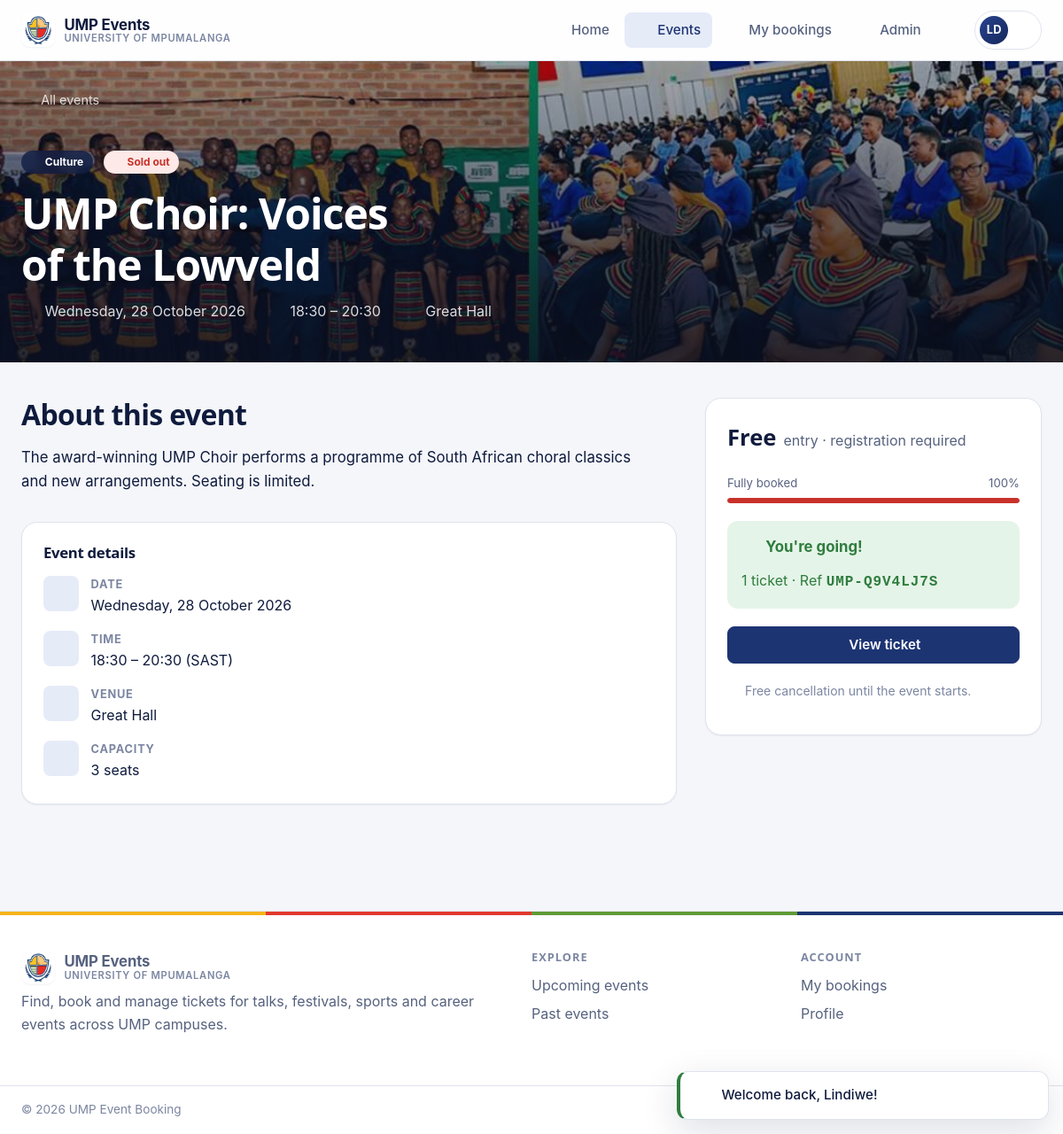
The page /events/ump-choir-voices-of-the-lowveld (signed in) on the database its author committed.
### tables this page shows
CREATE TABLE `users` (
  `id`            INT UNSIGNED NOT NULL AUTO_INCREMENT,
  `full_name`     VARCHAR(100) NOT NULL,
  `email`         VARCHAR(120) NOT NULL,
  `password_hash` VARCHAR(255) NOT NULL,
  `role`          ENUM('user', 'admin') NOT NULL DEFAULT 'user',
  `created_at`    DATETIME NOT NULL DEFAULT CURRENT_TIMESTAMP,
  `updated_at`    DATETIME NOT NULL DEFAULT CURRENT_TIMESTAMP ON UPDATE CURRENT_TIMESTAMP,
  PRIMARY KEY (`id`),
  UNIQUE KEY `users_email_unique` (`email`)
);

CREATE TABLE `events` (
  `id`          INT UNSIGNED NOT NULL AUTO_INCREMENT,
  `title`       VARCHAR(150) NOT NULL,
  `slug`        VARCHAR(170) NOT NULL,
  `description` TEXT NOT NULL,
  `category`    VARCHAR(30) NOT NULL DEFAULT 'social',
  `venue`       VARCHAR(120) NOT NULL,
  `starts_at`   DATETIME NOT NULL,
  `ends_at`     DATETIME NULL,
  `capacity`    INT UNSIGNED NOT NULL DEFAULT 100,
  `image_path`  VARCHAR(255) NULL,
  `status`      ENUM('published', 'draft', 'cancelled') NOT NULL DEFAULT 'published',
  `created_by`  INT UNSIGNED NULL,
  `created_at`  DATETIME NOT NULL DEFAULT CURRENT_TIMESTAMP,
  `updated_at`  DATETIME NOT NULL DEFAULT CURRENT_TIMESTAMP ON UPDATE CURRENT_TIMESTAMP,
  PRIMARY KEY (`id`),
  UNIQUE KEY `events_slug_unique` (`slug`),
  KEY `events_status_starts_at_index` (`status`, `starts_at`),
  CONSTRAINT `events_created_by_fk` FOREIGN KEY (`created_by`) REFERENCES `users` (`id`) ON DELETE SET NULL,
  CONSTRAINT `events_capacity_check` CHECK (`capacity` > 0)
);

CREATE TABLE `bookings` (
  `id`           INT UNSIGNED NOT NULL AUTO_INCREMENT,
  `reference`    CHAR(12) NOT NULL,
  `user_id`      INT UNSIGNED NOT NULL,
  `event_id`     INT UNSIGNED NOT NULL,
  `quantity`     TINYINT UNSIGNED NOT NULL DEFAULT 1,
  `status`       ENUM('confirmed', 'cancelled') NOT NULL DEFAULT 'confirmed',
  `created_at`   DATETIME NOT NULL DEFAULT CURRENT_TIMESTAMP,
  `cancelled_at` DATETIME NULL,
  PRIMARY KEY (`id`),
  UNIQUE KEY `bookings_reference_unique` (`reference`),
   
   
  UNIQUE KEY `bookings_user_event_unique` (`user_id`, `event_id`),
  KEY `bookings_event_status_index` (`event_id`, `status`),
  CONSTRAINT `bookings_user_fk` FOREIGN KEY (`user_id`) REFERENCES `users` (`id`) ON DELETE CASCADE,
  CONSTRAINT `bookings_event_fk` FOREIGN KEY (`event_id`) REFERENCES `events` (`id`) ON DELETE CASCADE,
  CONSTRAINT `bookings_quantity_check` CHECK (`quantity` BETWEEN 1 AND 10)
);

### views/events/show.php (the view, shortened to what the rows shown need)
<?php
$start = new DateTimeImmutable($event['starts_at']);
$end = $event['ends_at'] ? new DateTimeImmutable($event['ends_at']) : null;
$isPast = $start <= new DateTimeImmutable();
$isCancelled = $event['status'] === 'cancelled';
$soldOut = (int) $event['seats_left'] === 0;
$user = auth();
?>
<section class="event-hero">
  <?php if ($src = event_image($event['image_path'])): ?>
    <img class="bg" src="<?= e($src) ?>" alt="">
  <?php endif; ?>
  <div class="container">
    <a class="breadcrumb" href="<?= url('/events') ?>"><?= icon('arrow-left') ?> All events</a>
    <div class="row">
      <span class="badge badge-solid"><?= icon(category_icon($event['category'])) ?> <?= e(category_label($event['category'])) ?></span>
      <?php if ($isCancelled): ?><span class="badge badge-danger"><?= icon('ban') ?> Cancelled</span>
      <?php elseif ($isPast): ?><span class="badge badge-solid"><?= icon('history') ?> This event has ended</span>
      <?php elseif ($soldOut): ?><span class="badge badge-danger"><?= icon('ban') ?> Sold out</span><?php endif; ?>
    </div>
    <h1><?= e($event['title']) ?></h1>
    <div class="meta">
      <span><?= icon('calendar') ?> <?= e($start->format('l, j F Y')) ?></span>
      <span><?= icon('clock') ?> <?= e($start->format('H:i')) ?><?= $end ? ' – ' . e($end->format($end->format('Y-m-d') === $start->format('Y-m-d') ? 'H:i' : 'j M, H:i')) : '' ?></span>
      <span><?= icon('map-pin') ?> <?= e($event['venue']) ?></span>
    </div>
  </div>
</section>
<div class="container event-layout">
  <article>
    <h2>About this event</h2>
    <div class="prose"><p><?= e($event['description']) ?></p></div>
    <div class="card card-body mt-lg">
      <dl class="info-list">
        <div><dt><?= icon('calendar') ?></dt><dd><small>Date</small><?= e($start->format('l, j F Y')) ?></dd></div>
        <div><dt><?= icon('clock') ?></dt><dd><small>Time</small><?= e($start->format('H:i')) ?><?= $end ? ' – ' . e($end->format($end->format('Y-m-d') === $start->format('Y-m-d') ? 'H:i' : 'j M, H:i')) : '' ?> (SAST)</dd></div>
        <div><dt><?= icon('map-pin') ?></dt><dd><small>Venue</small><?= e($event['venue']) ?></dd></div>
        <div><dt><?= icon('users') ?></dt><dd><small>Capacity</small><?= number_format((int) $event['capacity']) ?> seats</dd></div>
      </dl>
    </div>
  </article>
  <aside class="card booking-panel" aria-label="Booking">
    <div class="card-body">
      <?php if ($booking): ?>
        <div class="going">
          <strong><?= icon('check-circle') ?> You're going!</strong>
          <span><?= pluralize((int) $booking['quantity'], 'ticket') ?> · Ref <code><?= e($booking['reference']) ?></code></span>
        </div>
        <a class="btn btn-primary btn-block" href="<?= url('/account/bookings/' . $booking['reference']) ?>"><?= icon('ticket') ?> View ticket</a>
      <?php elseif ($isCancelled): ?>
        <div class="alert alert-error"><?= icon('ban') ?><p>This event has been cancelled by the organisers.</p></div>
      <?php elseif ($isPast): ?>
        <div class="alert alert-info"><?= icon('history') ?><p>Bookings are closed — this event has already taken place.</p></div>
        <a class="btn btn-block" href="<?= url('/events') ?>">Find upcoming events</a>
      <?php elseif ($soldOut): ?>
        <div class="alert alert-warning"><?= icon('alert-triangle') ?><p>All seats have been booked. Check back later — seats free up when people cancel.</p></div>
      <?php endif; ?>
    </div>
  </aside>
</div>

### views/layouts/app.php (shortened to what the rows shown need)
<?php $user = auth(); ?>
<!doctype html>
<html lang="en">
<head>
  <?= App\Core\View::partial('head', get_defined_vars()) ?>
</head>
<body>
<header class="site-header">
  <div class="container">
    <nav class="nav" id="site-nav" aria-label="Main">
      <?php if ($user): ?>
        <details class="user-menu">
          <summary aria-label="Account menu">
            <span class="avatar"><?= e(initials($user['full_name'])) ?></span>
            <?= icon('chevron-down') ?>
          </summary>
        </details>
      <?php else: ?>
        <a class="nav-link <?= is_active('/login') ? 'is-active' : '' ?>" href="<?= url('/login') ?>"><?= icon('log-in') ?> Sign in</a>
        <a class="btn btn-primary" href="<?= url('/register') ?>">Create account</a>
      <?php endif; ?>
    </nav>
  </div>
</header>
<main id="main">
  <?= $content ?>
</main>
</body>
</html>

### rows shown on the page
users: full_name "LD"
events: image_path (picture), title "UMP Choir: Voices of the Lowveld", starts_at "Wednesday, 28 October 2026", starts_at "18:30", ends_at+starts_at "20:30", venue "Great Hall", description "The award-winning UMP Choir performs a programme of South African choral classics and new arrangements. Seating is limited.", capacity "3"
bookings: quantity "1 ticket", reference "UMP-Q9V4LJ7S"

### other values the page prints
config('app.name') "UMP Events UMP Events"
category_label($event['category']) "Culture"
$pct "100"
$message "Welcome back, Lindiwe!"
